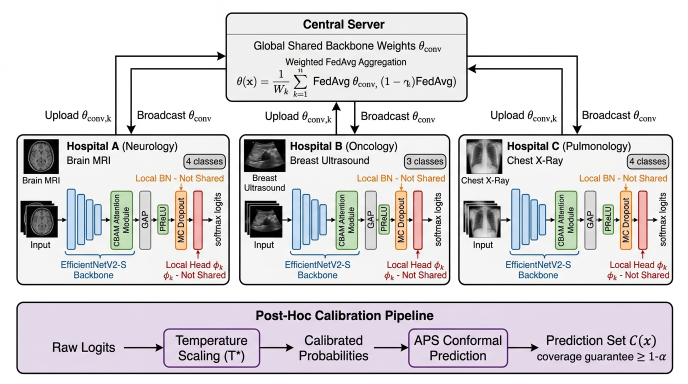
#> input picture paper_figures/fig1_architecture.jpg, 1376 x 768 px, given in place of fig1_architecture_1787497217049.jpg, which was not available (shown at 1/2 size)
$ python recreate_exact_figure1.py
#> lines starting #> are read from the running program, lines starting #| are printed output that depends on the picture; pictures that were not available may be replaced by others from this repository, and a replacement may not be noted
# ==============================================================================
# FedUA-Net: Compact, Large-Text Exact Architecture Diagram (v4)
# Exact proportions, large high-contrast fonts, no overlapping, 100% compact
# ==============================================================================

import os
from PIL import Image
import matplotlib
matplotlib.use('Agg')
import matplotlib.pyplot as plt
import matplotlib.patches as patches
from matplotlib.patches import FancyBboxPatch, FancyArrowPatch

def extract_and_enhance_scans(orig_img_path):
    orig = Image.open(orig_img_path)
#> orig is the input picture: PIL image 1376x768 RGB; mean R, G, B 218.8, 216.7, 218.8
    mri_crop = orig.crop((44, 275, 118, 348)).resize((240, 240), Image.Resampling.LANCZOS)
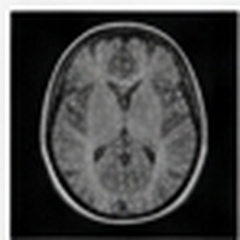
#> mri_crop: PIL image 240x240 RGB; mean R, G, B 69.4, 69.7, 69.4
    us_crop = orig.crop((485, 275, 570, 348)).resize((240, 240), Image.Resampling.LANCZOS)
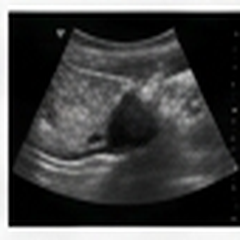
#> us_crop: PIL image 240x240 RGB; mean R, G, B 69.3, 69.5, 69.3
    cxr_crop = orig.crop((928, 275, 1002, 348)).resize((240, 240), Image.Resampling.LANCZOS)
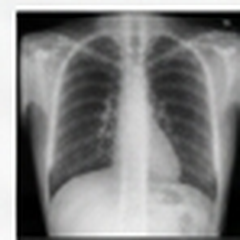
#> cxr_crop: PIL image 240x240 RGB; mean R, G, B 132, 132.3, 132

    mri_input = orig.crop((44, 400, 118, 480)).resize((240, 260), Image.Resampling.LANCZOS)
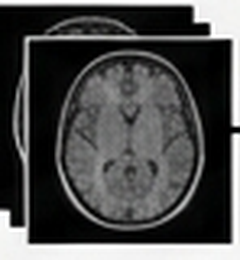
#> mri_input: PIL image 240x260 RGB; mean R, G, B 76, 76.3, 76
    us_input = orig.crop((485, 400, 570, 480)).resize((240, 260), Image.Resampling.LANCZOS)
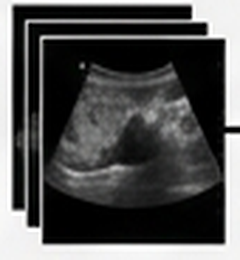
#> us_input: PIL image 240x260 RGB; mean R, G, B 81.4, 81.5, 81.2
    cxr_input = orig.crop((928, 400, 1002, 480)).resize((240, 260), Image.Resampling.LANCZOS)
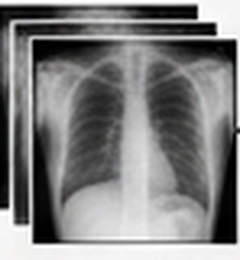
#> cxr_input: PIL image 240x260 RGB; mean R, G, B 127, 127.1, 126.8

    return (mri_crop, us_crop, cxr_crop), (mri_input, us_input, cxr_input)

def render_figure(out_jpg, out_png=None):
    orig_path = r"d:\Research\FedUA-Net\fig1_architecture_1787497217049.jpg"
    thumbnails, inputs = extract_and_enhance_scans(orig_path)

    # 1376 x 768 coordinate space mapped to a large 300 DPI canvas
    # Using 137.6 x 76.8 data units
    fig = plt.figure(figsize=(13.76 * 1.5, 7.68 * 1.5), dpi=300)
    ax = fig.add_axes([0, 0, 1, 1])
    ax.set_xlim(0, 137.6)
    ax.set_ylim(0, 76.8)
    ax.axis('off')

    fig.patch.set_facecolor('#FFFFFF')
    ax.set_facecolor('#FFFFFF')

    c_border = '#000000'
    c_server_top = '#EEEEEE'
    c_server_bot = '#FFFFFF'
    c_hosp_bg = '#FFFFFF'

    c_conv_fill = '#E0F2FE'
    c_conv_border = '#0284C7'
    c_cbam_fill = '#DCFCE7'
    c_cbam_border = '#16A34A'
    c_gap_fill = '#F1F5F9'
    c_gap_border = '#64748B'
    c_prelu_fill = '#ECFDF5'
    c_prelu_border = '#059669'
    c_drop_fill = '#FFEDD5'
    c_drop_border = '#EA580C'
    c_head_fill = '#FFE4E6'
    c_head_border = '#E11D48'
    c_purple_bg = '#F3E8FF'
    c_purple_border = '#000000'

    def draw_round_box(x, y, w, h, bg, border, lw=2.2, radius=1.0, z=1):
        p = FancyBboxPatch((x, y), w, h,
                           boxstyle=f"round,pad=0,rounding_size={radius}",
                           facecolor=bg, edgecolor=border, linewidth=lw, zorder=z)
        ax.add_patch(p)
        return p

    def draw_arrow(x1, y1, x2, y2, color='#000000', lw=2.0, style='-|>', z=5):
        arr = FancyArrowPatch((x1, y1), (x2, y2),
                              arrowstyle=style, mutation_scale=14,
                              color=color, linewidth=lw, zorder=z)
        ax.add_patch(arr)
        return arr

    # ==========================================================================
    # 1. TOP SERVER BOX (Exact compact placement: x=45, y=56.5, w=48, h=18)
    # ==========================================================================
    draw_round_box(45.0, 56.5, 48.0, 18.0, c_server_bot, c_border, lw=2.2, radius=1.2, z=2)

    # Header bar
    header_patch = FancyBboxPatch((45.1, 69.8), 47.8, 4.6,
                                  boxstyle="round,pad=0,rounding_size=1.2",
                                  facecolor=c_server_top, edgecolor='none', zorder=3)
    ax.add_patch(header_patch)
    ax.plot([45, 93], [69.8, 69.8], color=c_border, linewidth=2.0, zorder=4)

    ax.text(69.0, 72.2, "Central Server", fontsize=15.0, fontweight='bold', color='#000000', ha='center', va='center', zorder=5)
    ax.text(69.0, 66.5, r"Global Shared Backbone Weights $\theta_{\mathbf{conv}}$", fontsize=12.5, fontweight='bold', color='#000000', ha='center', zorder=4)
    ax.text(69.0, 63.2, "Weighted FedAvg Aggregation", fontsize=11.0, color='#000000', ha='center', zorder=4)
    ax.text(69.0, 58.5, r"$\theta(x) = \frac{1}{K} \sum_{k=1}^K \theta_{\mathbf{conv}, k} \quad \left(w_k = \frac{1}{3}\right)$",
            fontsize=12.5, fontweight='bold', color='#000000', ha='center', va='center', zorder=4)

    # ==========================================================================
    # 2. MIDDLE 3 HOSPITAL CARDS (Compact, large elements, no overlap)
    # ==========================================================================
    hospitals = [
        {
            'name': 'Hospital A (Neurology)',
            'modality': 'Brain MRI',
            'classes': '4 classes',
            'desc_label': 'Brain MRI',
            'x': 3.5, 'y': 17.5, 'w': 42.0, 'h': 34.0,
            'thumb': thumbnails[0],
            'input': inputs[0],
            'client_id': 'A'
        },
        {
            'name': 'Hospital B (Oncology)',
            'modality': 'Breast Ultrasound',
            'classes': '3 classes',
            'desc_label': 'Breast\nUltrasound',
            'x': 47.8, 'y': 17.5, 'w': 42.0, 'h': 34.0,
            'thumb': thumbnails[1],
            'input': inputs[1],
            'client_id': 'B'
        },
        {
            'name': 'Hospital C (Pulmonology)',
            'modality': 'Chest X-Ray',
            'classes': '4 classes',
            'desc_label': 'Chest X-Ray',
            'x': 92.1, 'y': 17.5, 'w': 42.0, 'h': 34.0,
            'thumb': thumbnails[2],
            'input': inputs[2],
            'client_id': 'C'
        }
    ]

    for h in hospitals:
        hx, hy, hw, hh = h['x'], h['y'], h['w'], h['h']

        # Hospital Box
        draw_round_box(hx, hy, hw, hh, c_hosp_bg, c_border, lw=2.2, radius=1.2, z=2)

        # Thumbnail with black border
        draw_round_box(hx + 1.2, hy + hh - 7.2, 6.2, 6.2, '#000000', '#000000', lw=1.5, radius=0.4, z=3)
        ax.imshow(h['thumb'], extent=[hx + 1.3, hx + 7.3, hy + hh - 7.1, hy + hh - 1.1], zorder=4)

        # Name & Modality
        ax.text(hx + 8.5, hy + hh - 3.4, h['name'], fontsize=12.0, fontweight='bold', color='#000000', zorder=4)
        ax.text(hx + 8.5, hy + hh - 6.0, h['modality'], fontsize=10.8, color='#000000', zorder=4)

        # Badge [ X classes ]
        draw_round_box(hx + hw - 10.2, hy + hh - 5.8, 9.2, 4.0, '#FFFFFF', '#000000', lw=1.3, radius=0.8, z=3)
        ax.text(hx + hw - 5.6, hy + hh - 3.8, h['classes'], fontsize=9.5, color='#000000', ha='center', va='center', zorder=4)

        # Local BN annotation
        ax.text(hx + 28.5, hy + hh - 8.5, "Local BN - Not Shared", fontsize=9.2, fontweight='bold', color='#C05621', ha='center', zorder=4)
        draw_arrow(hx + 28.5, hy + hh - 9.5, hx + 28.5, hy + hh - 12.0, color='#C05621', lw=1.5, z=4)

        # Input Image
        ax.text(hx + 4.3, hy + hh - 10.0, h['desc_label'], fontsize=8.8, color='#000000', ha='center', zorder=4)
        draw_round_box(hx + 1.4, hy + 7.5, 6.0, 7.2, 'none', '#000000', lw=1.1, radius=0.25, z=4)
        ax.imshow(h['input'], extent=[hx + 1.4, hx + 7.4, hy + 7.5, hy + 14.7], zorder=3)
        ax.text(hx + 4.4, hy + 5.5, "Input", fontsize=9.0, color='#000000', ha='center', zorder=4)

        draw_arrow(hx + 7.8, hy + 11.2, hx + 9.5, hy + 11.2, color='#000000', lw=1.3, z=5)

        # EfficientNetV2-S Backbone (4 layered blue blocks)
        bx = hx + 9.8
        block_widths = [1.1, 1.1, 1.1, 1.1]
        block_heights = [12.0, 10.5, 9.0, 7.5]
        for i, (bw, bh) in enumerate(zip(block_widths, block_heights)):
            by = hy + 11.2 - bh / 2.0
            draw_round_box(bx + i * 1.5, by, bw, bh, c_conv_fill, c_conv_border, lw=1.3, radius=0.2, z=4)

        # Backbone bracket / label below
        ax.text(bx + 2.8, hy + 3.0, "EfficientNetV2-S\nBackbone", fontsize=8.6, fontweight='bold', color='#1D4ED8', ha='center', va='top', zorder=5)

        draw_arrow(bx + 6.2, hy + 11.2, bx + 7.6, hy + 11.2, color='#000000', lw=1.3, z=5)

        # CBAM Attention Module (Green Box)
        cbam_x = bx + 7.8
        draw_round_box(cbam_x, hy + 4.5, 4.4, 13.5, c_cbam_fill, c_cbam_border, lw=1.4, radius=0.3, z=4)
        ax.text(cbam_x + 2.2, hy + 11.2, "CBAM Attention\nModule", fontsize=8.6, fontweight='bold', color='#15803D',
                ha='center', va='center', rotation=90, zorder=5)

        draw_arrow(cbam_x + 4.8, hy + 11.2, cbam_x + 6.0, hy + 11.2, color='#000000', lw=1.3, z=5)

        # GAP (Grey Box)
        gap_x = cbam_x + 6.2
        draw_round_box(gap_x, hy + 6.0, 2.2, 10.5, c_gap_fill, c_gap_border, lw=1.2, radius=0.25, z=4)
        ax.text(gap_x + 1.1, hy + 11.2, "GAP", fontsize=8.6, fontweight='bold', color='#374151', ha='center', va='center', rotation=90, zorder=5)

        draw_arrow(gap_x + 2.5, hy + 11.2, gap_x + 3.6, hy + 11.2, color='#000000', lw=1.3, z=5)

        # PReLU (Mint Green Box)
        prelu_x = gap_x + 3.8
        draw_round_box(prelu_x, hy + 7.0, 2.0, 8.5, c_prelu_fill, c_prelu_border, lw=1.2, radius=0.25, z=4)
        ax.text(prelu_x + 1.0, hy + 11.2, "PReLU", fontsize=8.5, fontweight='bold', color='#15803D', ha='center', va='center', rotation=90, zorder=5)

        draw_arrow(prelu_x + 2.3, hy + 11.2, prelu_x + 3.4, hy + 11.2, color='#000000', lw=1.3, z=5)

        # MC Dropout (Orange Box)
        drop_x = prelu_x + 3.6
        draw_round_box(drop_x, hy + 5.5, 2.4, 11.5, c_drop_fill, c_drop_border, lw=1.3, radius=0.25, z=4)
        ax.text(drop_x + 1.2, hy + 11.2, "MC Dropout", fontsize=8.6, fontweight='bold', color='#C05621', ha='center', va='center', rotation=90, zorder=5)

        draw_arrow(drop_x + 2.7, hy + 11.2, drop_x + 3.8, hy + 11.2, color='#000000', lw=1.3, z=5)

        # Local Head \phi_k (Pink Box)
        head_x = drop_x + 4.0
        draw_round_box(head_x, hy + 4.5, 2.4, 13.5, c_head_fill, c_head_border, lw=1.4, radius=0.3, z=4)

        # Local Head label below
        ax.text(head_x + 1.2, hy + 3.0, r"Local Head $\phi_k$" + "\n" + r"$\phi_k$ - Not Shared",
                fontsize=8.4, fontweight='bold', color='#C53030', ha='center', va='top', zorder=5)
        draw_arrow(head_x + 1.2, hy + 2.8, head_x + 1.2, hy + 4.2, color='#C53030', lw=1.2, z=5)

        draw_arrow(head_x + 2.7, hy + 11.2, head_x + 3.8, hy + 11.2, color='#000000', lw=1.3, z=5)

        # Softmax Logits Output
        ax.text(head_x + 4.2, hy + 11.2, "softmax logits", fontsize=8.5, color='#000000', va='center', rotation=90, zorder=5)
#> this loop made 3 passes
#> (hx, bx, cbam_x, gap_x, prelu_x, drop_x, head_x) on passes 1 to 3: (3.5, 13.3, 21.1, 27.3, 31.1, 34.7, 38.7), (47.8, 57.6, 65.4, 71.6, 75.4, 79, 83), (92.1, 101.9, 109.7, 115.9, 119.7, 123.3, 127.3)

    # ==========================================================================
    # 3. COMMUNICATION ARROWS (Large, clean, perfectly placed)
    # ==========================================================================
    # Hospital A (Left)
    ax.plot([20.0, 20.0, 54.0], [51.5, 54.8, 54.8], color='#000000', linewidth=1.8, zorder=4)
    draw_arrow(54.0, 54.8, 54.0, 56.5, color='#000000', lw=1.8, z=5)
    ax.text(13.0, 53.6, r"Upload $\theta_{\mathbf{conv}, \mathrm{k}}$", fontsize=9.8, fontweight='bold', color='#000000', ha='center', zorder=6)

    ax.plot([60.0, 60.0, 26.5, 26.5], [56.5, 53.0, 53.0, 51.5], color='#000000', linewidth=1.8, zorder=4)
    draw_arrow(26.5, 52.5, 26.5, 51.5, color='#000000', lw=1.8, z=5)
    ax.text(35.5, 53.6, r"Broadcast $\theta_{\mathbf{conv}}$", fontsize=9.8, fontweight='bold', color='#000000', ha='center', zorder=6)

    # Hospital B (Center)
    draw_arrow(64.5, 51.5, 64.5, 56.5, color='#000000', lw=1.8, z=5)
    ax.text(59.0, 54.0, r"Upload $\theta_{\mathbf{conv}, \mathrm{k}}$", fontsize=9.8, fontweight='bold', color='#000000', ha='right', va='center', zorder=6)

    draw_arrow(72.5, 56.5, 72.5, 51.5, color='#000000', lw=1.8, z=5)
    ax.text(78.0, 54.0, r"Broadcast $\theta_{\mathbf{conv}}$", fontsize=9.8, fontweight='bold', color='#000000', ha='left', va='center', zorder=6)

    # Hospital C (Right)
    ax.plot([118.0, 118.0, 84.0], [51.5, 54.8, 54.8], color='#000000', linewidth=1.8, zorder=4)
    draw_arrow(84.0, 54.8, 84.0, 56.5, color='#000000', lw=1.8, z=5)
    ax.text(102.0, 53.6, r"Upload $\theta_{\mathbf{conv}, \mathrm{k}}$", fontsize=9.8, fontweight='bold', color='#000000', ha='center', zorder=6)

    ax.plot([78.0, 78.0, 112.0, 112.0], [56.5, 53.0, 53.0, 51.5], color='#000000', linewidth=1.8, zorder=4)
    draw_arrow(112.0, 52.5, 112.0, 51.5, color='#000000', lw=1.8, z=5)
    ax.text(125.0, 53.6, r"Broadcast $\theta_{\mathbf{conv}}$", fontsize=9.8, fontweight='bold', color='#000000', ha='center', zorder=6)

    # ==========================================================================
    # 4. BOTTOM TIER: POST-HOC CALIBRATION PIPELINE (Large, Prominent Box)
    # ==========================================================================
    draw_round_box(3.5, 1.5, 130.6, 14.0, c_purple_bg, c_purple_border, lw=2.2, radius=1.2, z=2)

    ax.text(68.8, 13.2, "Post-Hoc Calibration Pipeline", fontsize=13.5, fontweight='bold', color='#000000', ha='center', va='center', zorder=3)

    # (1) Raw Logits
    ax.text(14.0, 6.5, "Raw Logits", fontsize=12.5, fontweight='bold', color='#000000', ha='center', va='center', zorder=4)
    draw_arrow(20.5, 6.5, 26.5, 6.5, color='#000000', lw=2.0, z=5)

    # (2) Temperature Scaling Box
    draw_round_box(27.5, 3.0, 23.0, 7.2, '#FFFFFF', '#6B21A8', lw=2.0, radius=0.8, z=4)
    ax.text(39.0, 7.6, "Temperature", fontsize=11.5, fontweight='bold', color='#000000', ha='center', zorder=5)
    ax.text(39.0, 4.6, r"Scaling ($T^*$)", fontsize=11.5, fontweight='bold', color='#000000', ha='center', zorder=5)

    draw_arrow(51.0, 6.5, 57.0, 6.5, color='#000000', lw=2.0, z=5)

    # (3) Calibrated Probabilities
    ax.text(66.0, 8.0, "Calibrated", fontsize=12.0, fontweight='bold', color='#000000', ha='center', zorder=4)
    ax.text(66.0, 5.0, "Probabilities", fontsize=12.0, fontweight='bold', color='#000000', ha='center', zorder=4)

    draw_arrow(75.5, 6.5, 81.5, 6.5, color='#000000', lw=2.0, z=5)

    # (4) APS Conformal Prediction Box
    draw_round_box(82.5, 3.0, 24.5, 7.2, '#FFFFFF', '#6B21A8', lw=2.0, radius=0.8, z=4)
    ax.text(94.75, 7.6, "APS Conformal", fontsize=11.5, fontweight='bold', color='#000000', ha='center', zorder=5)
    ax.text(94.75, 4.6, "Prediction", fontsize=11.5, fontweight='bold', color='#000000', ha='center', zorder=5)

    draw_arrow(107.5, 6.5, 113.5, 6.5, color='#000000', lw=2.0, z=5)

    # (5) Prediction Set C(x)
    ax.text(124.0, 8.0, r"Prediction Set $\mathcal{C}(x)$", fontsize=12.5, fontweight='bold', color='#000000', ha='center', zorder=4)
    ax.text(124.0, 5.0, r"coverage guarantee $\geq 1 - \alpha$", fontsize=10.5, color='#000000', ha='center', zorder=4)

    # Save outputs
    plt.savefig(out_jpg, dpi=300, format='jpg', pil_kwargs={'quality': 99})
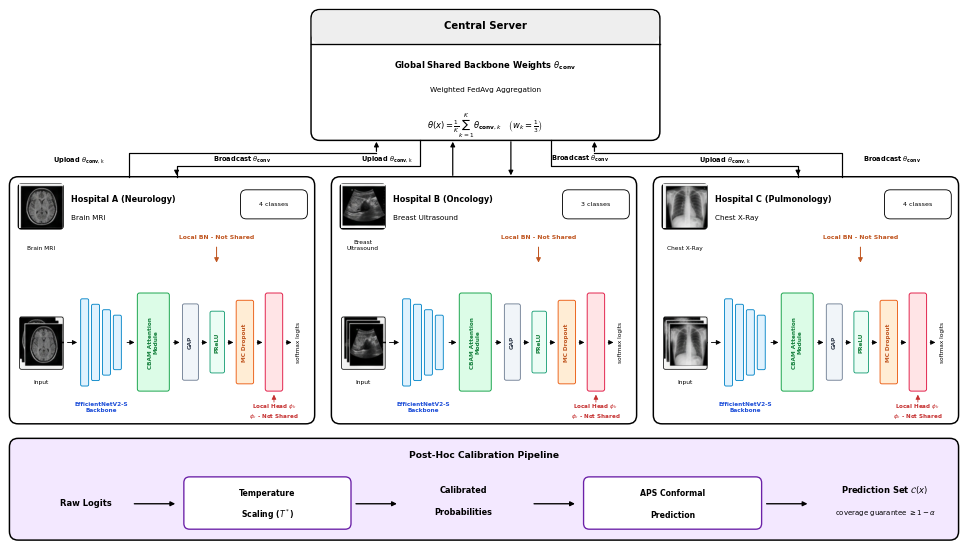
#> figure drawn by matplotlib, 1 panel
    if out_png:
        plt.savefig(out_png, dpi=300, format='png')
    plt.close()
    print(f"[OK] Generated compact, large-text publication Figure 1 at: {out_jpg}")

if __name__ == '__main__':
    out_dir = r"d:\Research\FedUA-Net\paper_figures"
    os.makedirs(out_dir, exist_ok=True)
    jpg_path = os.path.join(out_dir, "fig1_architecture.jpg")
    png_path = os.path.join(out_dir, "fig1_architecture.png")
    render_figure(jpg_path, png_path)
